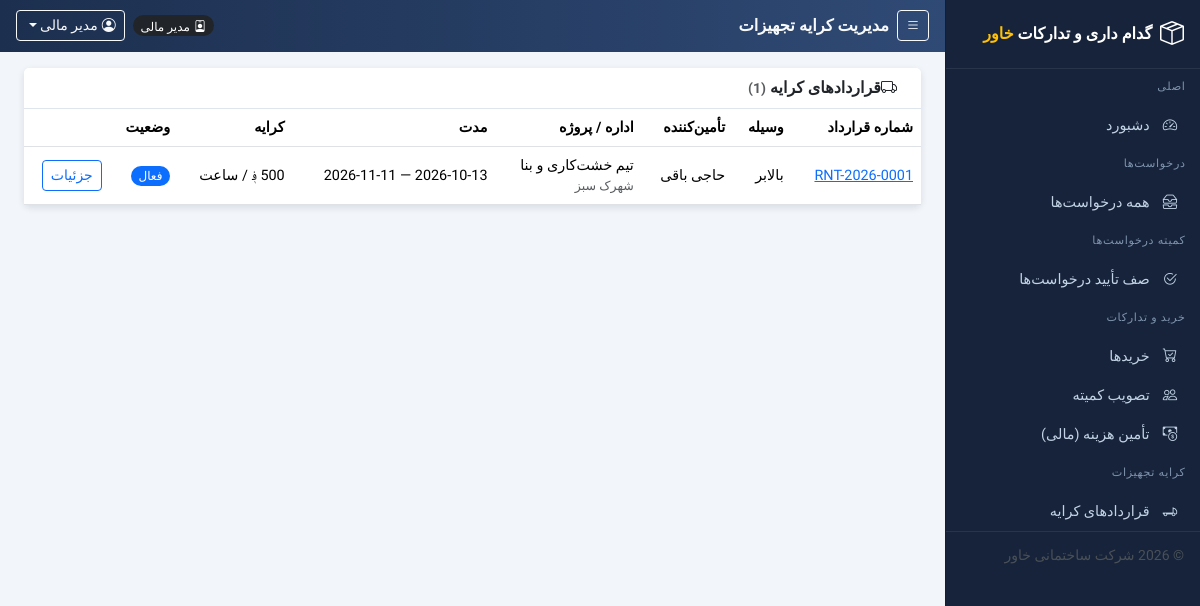
The app's page /rentals/list.php (signed in) with its own data.
### tables this page shows
CREATE TABLE `users` (
  `id` int(10) UNSIGNED NOT NULL,
  `username` varchar(50) NOT NULL,
  `password` varchar(255) NOT NULL COMMENT 'bcrypt hash (password_hash)',
  `name` varchar(100) NOT NULL,
  `role` enum('employee','procurement_manager','warehouse_manager','gate_security','committee','general_manager','finance','admin') NOT NULL DEFAULT 'employee',
  `department_id` int(10) UNSIGNED DEFAULT NULL,
  `email` varchar(120) DEFAULT NULL,
  `phone` varchar(30) DEFAULT NULL,
  `status` tinyint(1) NOT NULL DEFAULT 1,
  `created_at` timestamp NOT NULL DEFAULT current_timestamp()
);

CREATE TABLE `rental_contracts` (
  `id` int(10) UNSIGNED NOT NULL,
  `rental_no` varchar(30) NOT NULL,
  `request_id` int(10) UNSIGNED NOT NULL,
  `supplier_name` varchar(150) NOT NULL,
  `supplier_contact` varchar(100) DEFAULT NULL,
  `supplier_phone` varchar(30) DEFAULT NULL,
  `equipment_name` varchar(150) NOT NULL,
  `equipment_details` text DEFAULT NULL,
  `quantity` decimal(12,2) NOT NULL DEFAULT 1.00,
  `rate_amount` decimal(14,2) NOT NULL,
  `rate_unit` enum('hour','day','week','month') NOT NULL,
  `currency` enum('AFN','USD') NOT NULL DEFAULT 'AFN',
  `deposit_amount` decimal(14,2) NOT NULL DEFAULT 0.00,
  `start_date` date NOT NULL,
  `planned_end_date` date NOT NULL,
  `handover_date` date DEFAULT NULL,
  `actual_return_date` date DEFAULT NULL,
  `rental_location` varchar(255) DEFAULT NULL,
  `operator_included` tinyint(1) NOT NULL DEFAULT 0,
  `operator_name` varchar(150) DEFAULT NULL,
  `fuel_responsibility` enum('company','supplier') NOT NULL DEFAULT 'company',
  `maintenance_responsibility` enum('company','supplier') NOT NULL DEFAULT 'supplier',
  `handover_condition` text DEFAULT NULL,
  `return_condition` text DEFAULT NULL,
  `meter_start` decimal(14,2) DEFAULT NULL,
  `meter_end` decimal(14,2) DEFAULT NULL,
  `status` enum('scheduled','active','returned') NOT NULL DEFAULT 'scheduled',
  `notes` text DEFAULT NULL,
  `created_by` int(10) UNSIGNED NOT NULL,
  `returned_by` int(10) UNSIGNED DEFAULT NULL,
  `created_at` timestamp NOT NULL DEFAULT current_timestamp(),
  `updated_at` timestamp NOT NULL DEFAULT current_timestamp() ON UPDATE current_timestamp()
);

CREATE TABLE `departments` (
  `id` int(10) UNSIGNED NOT NULL,
  `name` varchar(100) NOT NULL,
  `code` varchar(20) NOT NULL DEFAULT '' COMMENT 'short code e.g. SITE, HQ',
  `parent_id` int(10) UNSIGNED DEFAULT NULL,
  `description` varchar(255) DEFAULT NULL,
  `created_at` timestamp NOT NULL DEFAULT current_timestamp()
);

### includes/auth.php (called while the page is built, shortened)
<?php
require_once __DIR__ . '/functions.php';
function current_user()
{
    $u = fetch_one(
        'SELECT u.*, d.name AS department_name ' .
        'FROM users u LEFT JOIN departments d ON d.id = u.department_id ' .
        'WHERE u.id = ' . (int)$_SESSION['user_id'] . ' AND u.status = 1'
    );
    return $u;
}
function require_login()
{
    $u = current_user();
    return $u;
}
function has_role($user, ...$roles)
{
    return $user !== null && in_array($user['role'], $roles, true);
}
function require_role(...$roles)
{
    $u = require_login();
    return $u;
}

### rentals/list.php (the view, shortened to what this page needs)
<?php
require_once __DIR__ . '/../includes/auth.php';
$user = require_role('procurement_manager', 'warehouse_manager', 'finance', 'general_manager', 'admin');
$page_title = 'مدیریت کرایه تجهیزات';
$rows = fetch_all("SELECT rc.*, pr.request_no, d.name department
                   FROM rental_contracts rc
                   JOIN procurement_requests pr ON pr.id=rc.request_id
                   JOIN departments d ON d.id=pr.department_id
                   ORDER BY FIELD(rc.status,'active','scheduled','returned'), rc.planned_end_date, rc.id DESC");
require_once __DIR__ . '/../includes/header.php';
?>
<div class="card">
  <div class="card-header"><i class="bi bi-truck me-2"></i>قراردادهای کرایه <span class="text-muted small">(<?php echo count($rows); ?>)</span></div>
  <div class="table-responsive">
    <table class="table table-hover align-middle mb-0">
      <thead><tr><th>شماره قرارداد</th><th>وسیله</th><th>تأمین‌کننده</th><th>اداره / پروژه</th><th>مدت</th><th>کرایه</th><th>وضعیت</th><th></th></tr></thead>
      <tbody>
      <?php foreach ($rows as $r): ?>
        <?php $late = $r['status'] !== 'returned' && $r['planned_end_date'] < today(); ?>
        <tr class="<?php echo $late ? 'table-warning' : ''; ?>">
          <td><a href="<?php echo $base; ?>/rentals/view.php?id=<?php echo (int)$r['id']; ?>"><?php echo h($r['rental_no']); ?></a></td>
          <td><?php echo h($r['equipment_name']); ?><?php if ((float)$r['quantity'] > 1): ?> <span class="text-muted">× <?php echo xnum($r['quantity']); ?></span><?php endif; ?></td>
          <td><?php echo h($r['supplier_name']); ?></td>
          <td><?php echo h($r['department']); ?><?php if ($r['rental_location']): ?><div class="small text-muted"><?php echo h($r['rental_location']); ?></div><?php endif; ?></td>
          <td class="text-nowrap"><?php echo h($r['start_date']); ?> — <?php echo h($r['actual_return_date'] ?: $r['planned_end_date']); ?></td>
          <td class="text-nowrap"><?php echo money_cur($r['rate_amount'], $r['currency']); ?> / <?php echo h(['hour'=>'ساعت','day'=>'روز','week'=>'هفته','month'=>'ماه'][$r['rate_unit']]); ?></td>
          <td><?php echo $late ? '<span class="badge text-bg-warning">از موعد گذشته</span> ' : ''; ?><?php echo badge($r['status']); ?></td>
          <td><a class="btn btn-sm btn-outline-primary" href="<?php echo $base; ?>/rentals/view.php?id=<?php echo (int)$r['id']; ?>">جزئیات</a></td>
        </tr>
      <?php endforeach; ?>
      </tbody>
    </table>
  </div>
</div>
<?php require_once __DIR__ . '/../includes/footer.php'; ?>

### includes/header.php (shortened to what this page needs)
<?php
require_once __DIR__ . '/auth.php';
$me = $user ?? current_user();
$page_title = $page_title ?? 'Dashboard';
$base = BASE_URL;
?>
<!DOCTYPE html>
<html lang="fa" dir="rtl">
<head>
<link rel="stylesheet" href="https://cdn.jsdelivr.net/npm/bootstrap@5.3.3/dist/css/bootstrap.min.css">
<link rel="stylesheet" href="https://cdn.jsdelivr.net/npm/bootstrap-icons@1.11.3/font/bootstrap-icons.min.css">
<link rel="stylesheet" href="<?php echo $base; ?>/assets/css/style.css">
</head>
<body class="app-rtl">
<div class="app-shell">
  <div class="app-main">
    <header class="app-topbar">
      <div class="d-flex align-items-center text-light gap-2">
        <button class="btn btn-sm btn-outline-light" type="button" onclick="toggleSidebar()"><i class="bi bi-list"></i></button>
        <div class="topbar-title"><?php echo h($page_title); ?></div>
      </div>
      <div class="d-flex align-items-center text-light gap-2">
        <span class="badge text-bg-dark rounded-pill"><i class="bi bi-person-badge ms-1"></i><?php echo h(role_label($me['role'])); ?></span>
        <div class="dropdown">
          <button class="btn btn-sm btn-outline-light dropdown-toggle" type="button" data-bs-toggle="dropdown" aria-expanded="false">
            <i class="bi bi-person-circle ms-1"></i><?php echo h($me['name']); ?>
          </button>
        </div>
      </div>
    </header>
    <main class="app-content container-fluid px-3 px-xl-4 pt-3">

### includes/functions.php (shortened to what this page needs)
<?php
require_once __DIR__ . '/config.php';
function h($s)
{
    return htmlspecialchars((string)($s ?? ''), ENT_QUOTES);
}
function fetch_one($sql)
{
    global $conn;
    $r = $conn->query($sql);
    return ($r && $r->num_rows) ? $r->fetch_assoc() : null;
}
function fetch_all($sql)
{
    global $conn;
    $r = $conn->query($sql);
    if (method_exists($r, 'fetch_all')) { return $r->fetch_all(MYSQLI_ASSOC); }
    $rows = [];
    return $rows;
}
function money0($n)
{
    $v = (float)($n ?? 0);
    return number_format($v, $v === floor($v) ? 0 : 2);
}
function money_cur($n, $cur)
{
    $s = money0($n);
    return $s . ' ؋';
}
function today()
{
    return date('Y-m-d');
}
function _req_statuses()
{
    return [
        'pending'            => 'در انتظار تعیین بخش کمیته',
        'committee_review'   => 'در انتظار تأیید کمیته',
        'closed'             => 'بسته شده (غیرضروری)',
        'rental_required'    => 'آماده ثبت قرارداد کرایه',
        'rental_active'      => 'کرایه فعال',
        'warehouse_check'    => 'بررسی انبار',
        'purchase_required'  => 'نیاز به خرید',
        'quotation_pending'  => 'در حال جمع‌آوری قیمت‌ها',
        'committee_pending'  => 'در انتظار کمیته',
        'approved'           => 'تصویب شده',
        'supplier_selected'  => 'تأمین‌کننده نهایی انتخاب شده',
        'authority_approved' => 'تصویب ریاست شرکت',
        'financed'           => 'هزینه تأمین شد (مالی)',
        'purchased'          => 'خریداری / سفارش داده شده',
        'received'           => 'دریافت شده در گیت',
        'completed'          => 'کامل شده',
    ];
}
function _pur_statuses()
{
    return [
        'draft'              => 'پیش‌نویس',
        'quotation'          => 'جمع‌آوری قیمت‌ها',
        'committee_pending'  => 'در انتظار کمیته',
        'approved'           => 'تصویب کمیته - انتخاب تأمین‌کننده',
        'supplier_selected'  => 'در انتظار تصویب ریاست شرکت',
        'authority_approved' => 'تصویب ریاست - در انتظار مالی',
        'financed'           => 'هزینه تأمین شد - آماده ثبت سفارش',
        'ordered'            => 'سفارش داده شده',
        'received'           => 'دریافت شده در گیت',
        'completed'          => 'کامل شده',
        'rejected'           => 'رد شده',
    ];
}
function badge_class($s)
{
    $map = [
        'pending' => 'text-bg-warning', 'committee_review' => 'text-bg-primary',
        'closed' => 'text-bg-secondary',
        'rental_required' => 'text-bg-info', 'rental_active' => 'text-bg-primary',
        'scheduled' => 'text-bg-warning', 'active' => 'text-bg-primary',
        'returned' => 'text-bg-success',
        'warehouse_check' => 'text-bg-info', 'purchase_required' => 'text-bg-warning',
        'quotation_pending' => 'text-bg-info', 'committee_pending' => 'text-bg-primary',
        'approved' => 'text-bg-primary', 'purchased' => 'text-bg-info',
        'supplier_selected' => 'text-bg-warning',
        'authority_approved' => 'text-bg-primary', 'financed' => 'text-bg-info',
        'bank_cheque' => 'text-bg-secondary', 'cash' => 'text-bg-secondary',
        'bank_transfer' => 'text-bg-secondary', 'other' => 'text-bg-secondary',
        'received' => 'text-bg-secondary', 'completed' => 'text-bg-success',
        'draft' => 'text-bg-secondary', 'quotation' => 'text-bg-info',
        'ordered' => 'text-bg-info', 'rejected' => 'text-bg-danger',
        'urgent' => 'text-bg-danger', 'normal' => 'text-bg-secondary',
        'paid' => 'text-bg-success', 'direct' => 'text-bg-dark',
        'warehouse' => 'text-bg-info', 'open' => 'text-bg-success',
    ];
    return $map[$s] ?? 'text-bg-secondary';
}
function badge($s)
{
    $m = _req_statuses();
    foreach (_pur_statuses() as $k => $v) { $m[$k] = $v; }
    $m += ['scheduled'=>'در انتظار تحویل', 'active'=>'فعال', 'returned'=>'برگشت داده شده'];
    $label = $m[$s] ?? ucwords(str_replace('_', ' ', (string)$s));
    return '<span class="badge rounded-pill ' . badge_class($s) . '">' . h($label) . '</span>';
}
function role_label($r)
{
    $map = [
        'employee' => 'کارمند', 'procurement_manager' => 'مدیر خرید',
        'warehouse_manager' => 'مدیر انبار', 'gate_security' => 'امنیت گیت',
        'committee' => 'مسئول / عضو کمیته', 'general_manager' => 'مدیر عمومی',
        'finance' => 'مدیر مالی', 'contracting_manager' => 'مسئول امور قراردادی',
        'admin' => 'مدیر سیستم',
    ];
    return $map[$r] ?? $r;
}

### assets/css/style.css (style rules this page uses)
:root { --pwms-sidebar-bg: #16233a; --pwms-topbar-bg: linear-gradient(90deg, #1c2f4f, #2f4a75); --pwms-content-bg: #f2f5f9; --pwms-accent: #e9a13c; }
body, .form-control, .form-select, .btn, .table, .dropdown-menu, .alert, input, select, textarea, button, .nav-link, .card-header, .card-body { font-family: 'Vazirmatn', 'Segoe UI', Tahoma, Arial, sans-serif; }
[dir="rtl"] .ms-1 { margin-left: .25rem !important; margin-right: 0 !important; }
[dir="rtl"] .me-2 { margin-right: .5rem !important; margin-left: 0 !important; }
.app-shell { display: flex; min-height: 100vh; }
.app-main { flex: 1 1 auto; min-width: 0; background: var(--pwms-content-bg); order: 1; }
.app-topbar { background: var(--pwms-topbar-bg); color: #fff; position: sticky; top: 0; z-index: 1030; display: flex; align-items: center; gap: 1rem; padding: .65rem 1rem; justify-content: space-between; direction: rtl; flex-direction: row; }
.topbar-title { font-size: 1.02rem; font-weight: 600; }
.app-content { min-height: calc(100vh - 55px); }
.card { border: 0; box-shadow: 0 .15rem .45rem rgba(28,45,75,.12); }
.card .card-header { font-weight: 600; background: #fff; border-bottom: 1px solid #dee5ec; }
.table { --bs-table-hover-bg: #eef2f7; font-size: .9rem; }
.table th { white-space: nowrap; }
.badge { font-weight: 500; font-size: .75rem; }

### records on screen
users: role "مدیر مالی", name "مدیر مالی"
rental_contracts: rental_no "RNT-2026-0001", equipment_name "بالابر", supplier_name "حاجی باقی", departments.name "تیم خشت‌کاری و بنا", rental_location "شهرک سبز", planned_end_date "2026-11-11", money_cur($r['rate_amount'], $r['currency']) "500 ؋", rate_unit "ساعت", status "فعال"

### other values on screen
$page_title "مدیریت کرایه تجهیزات"
count($rows) "1"
